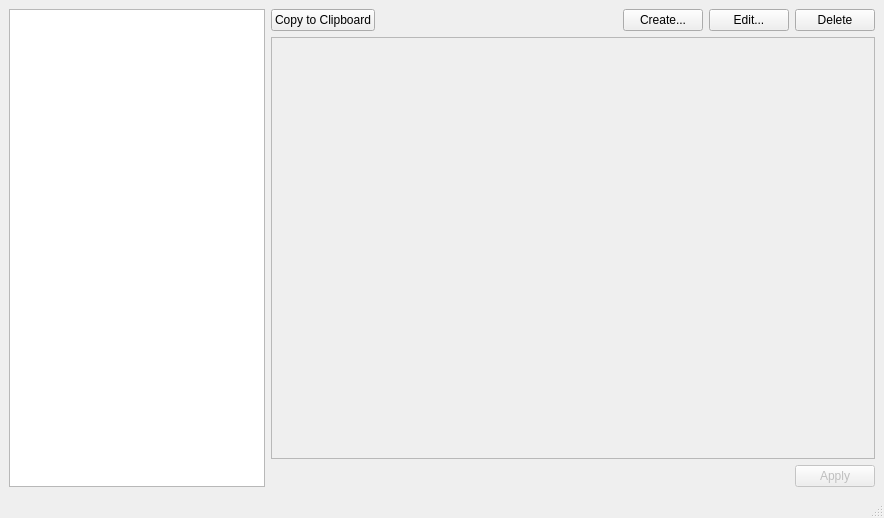
<?xml version="1.0" encoding="UTF-8"?>
<ui version="4.0">
 <class>GenpassWindow</class>
 <widget class="QMainWindow" name="GenpassWindow">
  <property name="geometry">
   <rect>
    <x>0</x>
    <y>0</y>
    <width>884</width>
    <height>518</height>
   </rect>
  </property>
  <property name="windowTitle">
   <string>GenPass</string>
  </property>
  <widget class="QWidget" name="centralwidget">
   <layout class="QHBoxLayout" name="horizontalLayout">
    <item>
     <layout class="QHBoxLayout" name="horizontalLayout_4">
      <item>
       <widget class="QListView" name="idList">
        <property name="sizePolicy">
         <sizepolicy hsizetype="Preferred" vsizetype="Expanding">
          <horstretch>0</horstretch>
          <verstretch>0</verstretch>
         </sizepolicy>
        </property>
       </widget>
      </item>
      <item>
       <layout class="QVBoxLayout" name="verticalLayout">
        <item>
         <layout class="QHBoxLayout" name="horizontalLayout_3">
          <item>
           <widget class="QPushButton" name="buttonCopyPw0">
            <property name="text">
             <string>Copy to Clipboard</string>
            </property>
           </widget>
          </item>
          <item>
           <spacer name="horizontalSpacer_3">
            <property name="orientation">
             <enum>Qt::Orientation::Horizontal</enum>
            </property>
            <property name="sizeHint" stdset="0">
             <size>
              <width>40</width>
              <height>20</height>
             </size>
            </property>
           </spacer>
          </item>
          <item>
           <widget class="QPushButton" name="buttonAddPw">
            <property name="text">
             <string>Create...</string>
            </property>
           </widget>
          </item>
          <item>
           <widget class="QPushButton" name="buttonEditPw">
            <property name="text">
             <string>Edit...</string>
            </property>
           </widget>
          </item>
          <item>
           <widget class="QPushButton" name="buttonRemovePw">
            <property name="text">
             <string>Delete</string>
            </property>
           </widget>
          </item>
         </layout>
        </item>
        <item>
         <widget class="QScrollArea" name="passwordPropsArea">
          <property name="widgetResizable">
           <bool>true</bool>
          </property>
          <widget class="QWidget" name="scrollAreaWidgetContents">
           <property name="geometry">
            <rect>
             <x>0</x>
             <y>0</y>
             <width>602</width>
             <height>361</height>
            </rect>
           </property>
           <layout class="QHBoxLayout" name="horizontalLayout_5"/>
          </widget>
         </widget>
        </item>
        <item>
         <layout class="QHBoxLayout" name="horizontalLayout_2">
          <item>
           <spacer name="horizontalSpacer">
            <property name="orientation">
             <enum>Qt::Orientation::Horizontal</enum>
            </property>
            <property name="sizeHint" stdset="0">
             <size>
              <width>40</width>
              <height>20</height>
             </size>
            </property>
           </spacer>
          </item>
          <item>
           <widget class="QPushButton" name="buttonApply">
            <property name="enabled">
             <bool>false</bool>
            </property>
            <property name="sizePolicy">
             <sizepolicy hsizetype="Fixed" vsizetype="Fixed">
              <horstretch>0</horstretch>
              <verstretch>0</verstretch>
             </sizepolicy>
            </property>
            <property name="text">
             <string>Apply</string>
            </property>
           </widget>
          </item>
         </layout>
        </item>
       </layout>
      </item>
     </layout>
    </item>
   </layout>
  </widget>
  <widget class="QMenuBar" name="menubar">
   <property name="geometry">
    <rect>
     <x>0</x>
     <y>0</y>
     <width>884</width>
     <height>30</height>
    </rect>
   </property>
  </widget>
  <widget class="QStatusBar" name="statusbar"/>
 </widget>
 <resources/>
 <connections/>
</ui>
